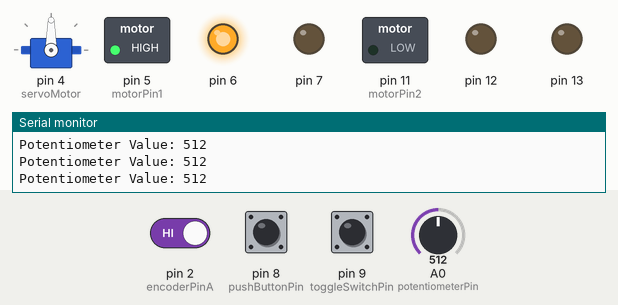
The sketch below on a simulated Arduino Uno, built with avr-gcc and run on an emulated ATmega328P. On the bench: servo, switched loads named in the sketch (green lamp = pin HIGH), output pins drawn as LEDs (lit = HIGH), the last lines printed to the serial monitor. The inputs (shaded band) are chosen by the test bench; at power-on: pin 8 (pushButtonPin) HIGH, A0 (potentiometerPin) = 512, pin 2 (encoderPinA) HIGH, pin 9 (toggleSwitchPin) HIGH.

Above: at 1.2 s.
1.3 s: pin 8 (pushButtonPin) pulled LOW for 0.15 s
At 2.2 s:
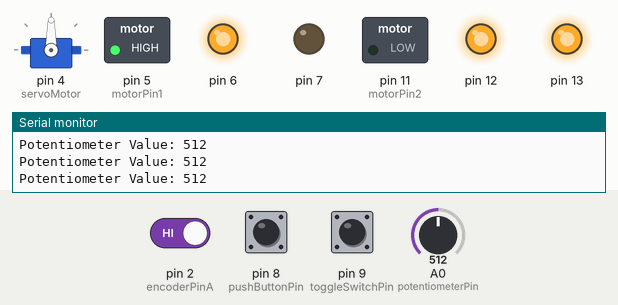
2.9 s: A0 (potentiometerPin) set to 110
At 4.1 s:
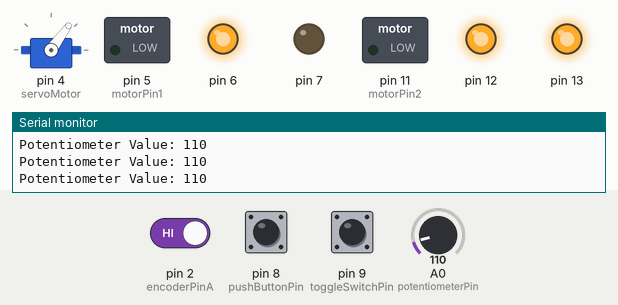
4.4 s: A0 (potentiometerPin) set to 95
At 4.8 s:
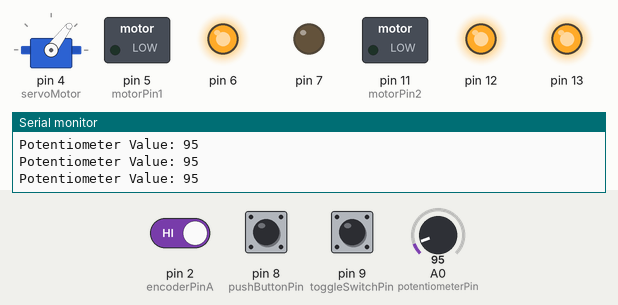
5.9 s: A0 (potentiometerPin) set to 306
At 6.5 s:
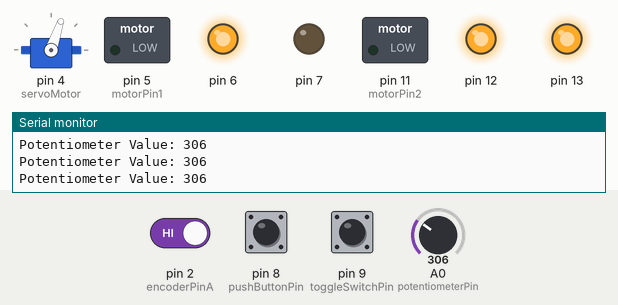
7.4 s: A0 (potentiometerPin) set to 716
At 8.2 s:
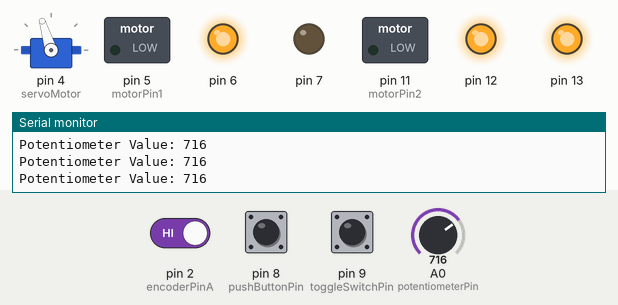
8.9 s: A0 (potentiometerPin) set to 1023
At 10.1 s:
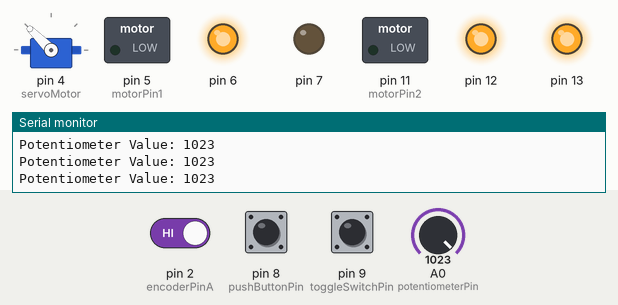
Timing chart, 0 to 11.4 s (numbered marks = the images above; inputs shaded):
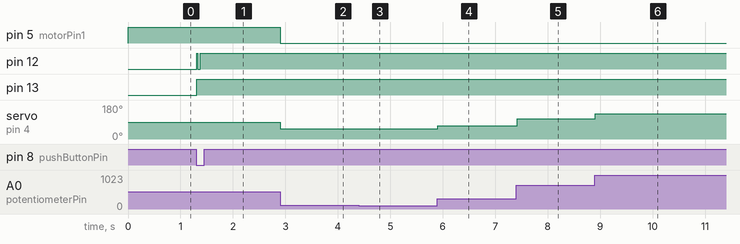

Measured:
- after the input at 1.3 s, pin 12: LOW → HIGH at once, → LOW 0.02 s later, → HIGH 0.04 s later; pin 13: LOW → HIGH at once
- after the input at 2.9 s, pin 5 (motorPin1): HIGH → LOW at once; servo on pin 4 (servoMotor): 90° → 54° at once
- after the input at 4.4 s, servo on pin 4 (servoMotor): 54° → 53° at once
- after the input at 5.9 s, servo on pin 4 (servoMotor): 53° → 71° at once
- after the input at 7.4 s, servo on pin 4 (servoMotor): 71° → 107° at once
- after the input at 8.9 s, servo on pin 4 (servoMotor): 107° → 135° at once

The sketch:

ex_2-1_v1.2.ino
```cpp
#include <Servo.h>
#include "UCN5804.h"

// Stepper motor setup
#define motorSteps 200
UCN5804 stepperMotor(motorSteps, 13, 12, 7, 6);

// Servo motor setup
Servo servoMotor;

// DC motor setup
const int motorPin1 = 5;
const int motorPin2 = 11;

// Encoder setup
const int encoderPinA = 2;
const int encoderPinB = 3;
volatile long encoderCount = 0;

// Other variables
int potValue;
int toggleSwitchState;
int pushButtonState;
int servoPosition = 90;
bool isServoInPosition = false;

void setup() {
  // Input setup
  pinMode(8, INPUT_PULLUP); // pushButtonPin
  pinMode(9, INPUT_PULLUP); // toggleSwitchPin
  pinMode(A0, INPUT);       // potentiometerPin

  // Servo setup
  servoMotor.attach(4);
  servoMotor.write(servoPosition);

  // Stepper setup
  stepperMotor.setSpeed(60);

  // DC motor setup
  pinMode(motorPin1, OUTPUT);
  pinMode(motorPin2, OUTPUT);

  // Encoder setup
  pinMode(encoderPinA, INPUT);
  pinMode(encoderPinB, INPUT);
  attachInterrupt(digitalPinToInterrupt(encoderPinA), encoderInterrupt, RISING);

  // Serial setup
  Serial.begin(9600);
}

void loop() {
  // Read inputs
  potValue = analogRead(A0);
  toggleSwitchState = digitalRead(9);
  pushButtonState = digitalRead(8);

  // Update servo position
  servoPosition = map(potValue, 0, 1023, 45, 135);
  servoMotor.write(servoPosition);

  // Check if the servo is in the desired position
  isServoInPosition = (servoPosition >= 80 && servoPosition <= 100);

  // Stepper motor control
  if (pushButtonState == LOW && isServoInPosition && toggleSwitchState == HIGH) {
    stepperMotor.step(10);
  } else if (pushButtonState == LOW && isServoInPosition && toggleSwitchState == LOW) {
    stepperMotor.step(-10);
  }

  // DC motor control
  if (isServoInPosition) {
    analogWrite(motorPin1, 255);
    analogWrite(motorPin2, 0);
  } else {
    analogWrite(motorPin1, 0);
    analogWrite(motorPin2, 0);
  }

  // Debugging
  Serial.print("Potentiometer Value: ");
  Serial.println(potValue);
}

void encoderInterrupt() {
  if (digitalRead(encoderPinB) == HIGH) {
    encoderCount++;
  } else {
    encoderCount--;
  }
}
```

UCN5804.cpp
```cpp
/*
  UCN5804.cpp - Library for Stepper Driver
  Pins (numbered anti-clockwise from upper left):
  1: OUTPUT_B
  2: K_BD
  3: OUTPUT_D
  4: GND
  5: GND
  6: OUTPUT_C
  7: K_AC
  8: OUTPUT_A
  9: ONE-PHASE
  10: HALF-STEP
  11: STEP INPUT
  12: GND
  13: GND
  14: DIRECTIOn
  15: OUTPUT ENABLE
  16: SUPPLY
  Created by Lim Zhen Yi
*/

#include "Arduino.h"
#include "UCN5804.h"

/******************************************************************************
   Constructors
 ******************************************************************************/

UCN5804::UCN5804(int numberOfSteps, int dirPin, int stepPin, int halfPin, int phasePin)
{
  this->_dirPin = dirPin;
  this->_stepPin = stepPin;
  this->_halfPin = halfPin;
  this->_phasePin = phasePin;

  pinMode(_dirPin, OUTPUT);
  pinMode(_stepPin, OUTPUT);
  pinMode(_halfPin, OUTPUT);
  pinMode(_phasePin, OUTPUT);

  this->setMode(1);
  this->setSpeed(0);

  this->_numberOfSteps = numberOfSteps * 2;
}

/******************************************************************************
   User API
 ******************************************************************************/
/*
  Sets the speed in revs per minute, time delay for full steps

*/
void UCN5804::setSpeed(long whatSpeed)
{
  if (whatSpeed == 0) //prevent division by 0
  {
    whatSpeed = 1;
  }
  this->_stepDelay = 60L * 1000L * 1000L * 2 / this->_numberOfSteps / whatSpeed;
}

/*
  Sets the mode of operation: 1-Single Phase Full Step, 2-Two Phase Full Step, 3-Half Step

*/
void UCN5804::setMode(int mode)
{
  switch (mode) {
    case 1:	 // wave-drive sequence
      digitalWrite(_halfPin, LOW);
      digitalWrite(_phasePin, HIGH);
      this->_mode = 1;
      break;
    case 2:    // two-phase drive sequence
      digitalWrite(_halfPin, LOW);
      digitalWrite(_phasePin, LOW);
      this->_mode = 2;
      break;
    case 3:    // half-step drive sequence
      // Student needs to complete this part
      break;
  }
}

/*
  Moves the motor steps_to_move steps.  If the number is negative,
   the motor moves in the reverse direction.
*/
void UCN5804::step(int steps_to_move)
{
  if (steps_to_move > 0) {
    digitalWrite(_dirPin, HIGH);
    delayMicroseconds(tA);
    this->_direction = 1;
  }
  if (steps_to_move < 0) {
    digitalWrite(_dirPin, LOW);
    delayMicroseconds(tA);
    this->_direction = 0;
  }

  steps_to_move = abs(steps_to_move);

  //Serial.println("Stepping in Progress...");
  for (int i = 0; i < steps_to_move; i++)
  {
    //Serial.print("Step Number: ");
    //Serial.println(i);
    digitalWrite(_stepPin, LOW);
    delayMicroseconds(tC * 2);
    digitalWrite(_stepPin, HIGH);   // Sets step pin back to high in preparation for next step
    // Determines the time between each step to determine speed of stepping
    if (this->_mode == 3) {
      delayMicroseconds(_stepDelay);  		// If half-step is being used, use the calculated delay.
    } else {
      delayMicroseconds(_stepDelay * 2);		// Otherwise, delay needs to be twice as long to keep the same speed.
    }
  }
}
```

UCN5804.h
```cpp
/*
  UCN5804.h - Library for Stepper Driver
  Pins (numbered anti-clockwise from upper left):
  1: OUTPUT_B
  2: K_BD
  3: OUTPUT_D
  4: GND
  5: GND
  6: OUTPUT_C
  7: K_AC
  8: OUTPUT_A
  9: ONE-PHASE
  10: HALF-STEP
  11: STEP INPUT
  12: GND
  13: GND
  14: DIRECTIOn
  15: OUTPUT ENABLE
  16: SUPPLY
  Created by Lim Zhen Yi
*/

#ifndef UCN5804_h
#define UCN5804_h

#define tA          1           //micro, min data set up time
#define tB          1           //micro, min data hold time
#define tC          3           //micro, min step input pulse width

class UCN5804
{
  private:
    int _mode;
    int _direction;
    int _stepDelay;
    int _numberOfSteps;
  protected:
    int _dirPin;
    int _stepPin;
    int _halfPin;
    int _phasePin;
  public:
    UCN5804(int, int, int, int, int);
    void setMode(int);
    void setSpeed(long);
    void step(int);
};

#endif
```
